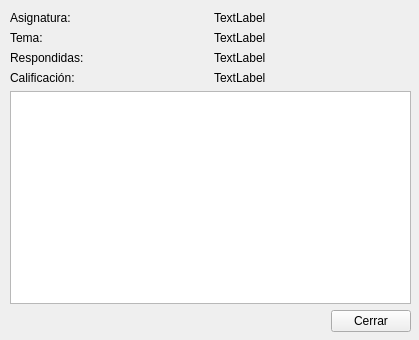
<?xml version="1.0" encoding="UTF-8"?>
<ui version="4.0">
 <class>ResulatosForm</class>
 <widget class="QWidget" name="ResulatosForm">
  <property name="geometry">
   <rect>
    <x>0</x>
    <y>0</y>
    <width>419</width>
    <height>340</height>
   </rect>
  </property>
  <property name="windowTitle">
   <string>Form</string>
  </property>
  <widget class="QWidget" name="">
   <property name="geometry">
    <rect>
     <x>10</x>
     <y>11</y>
     <width>401</width>
     <height>321</height>
    </rect>
   </property>
   <layout class="QVBoxLayout" name="verticalLayout_2">
    <item>
     <layout class="QVBoxLayout" name="verticalLayout">
      <item>
       <layout class="QHBoxLayout" name="horizontalLayout">
        <item>
         <widget class="QLabel" name="lbAsig">
          <property name="text">
           <string>Asignatura:</string>
          </property>
         </widget>
        </item>
        <item>
         <widget class="QLabel" name="eAsig">
          <property name="text">
           <string>TextLabel</string>
          </property>
         </widget>
        </item>
       </layout>
      </item>
      <item>
       <layout class="QHBoxLayout" name="horizontalLayout_2">
        <item>
         <widget class="QLabel" name="lblTema">
          <property name="text">
           <string>Tema:</string>
          </property>
         </widget>
        </item>
        <item>
         <widget class="QLabel" name="eTema">
          <property name="text">
           <string>TextLabel</string>
          </property>
         </widget>
        </item>
       </layout>
      </item>
      <item>
       <layout class="QHBoxLayout" name="horizontalLayout_3">
        <item>
         <widget class="QLabel" name="lblResp">
          <property name="text">
           <string>Respondidas:</string>
          </property>
         </widget>
        </item>
        <item>
         <widget class="QLabel" name="eResp">
          <property name="text">
           <string>TextLabel</string>
          </property>
         </widget>
        </item>
       </layout>
      </item>
      <item>
       <layout class="QHBoxLayout" name="horizontalLayout_4">
        <item>
         <widget class="QLabel" name="lblNota">
          <property name="text">
           <string>Calificación:</string>
          </property>
         </widget>
        </item>
        <item>
         <widget class="QLabel" name="eNota">
          <property name="text">
           <string>TextLabel</string>
          </property>
         </widget>
        </item>
       </layout>
      </item>
     </layout>
    </item>
    <item>
     <widget class="QTableView" name="tblResultados"/>
    </item>
    <item>
     <layout class="QHBoxLayout" name="horizontalLayout_5">
      <item>
       <spacer name="horizontalSpacer">
        <property name="orientation">
         <enum>Qt::Horizontal</enum>
        </property>
        <property name="sizeHint" stdset="0">
         <size>
          <width>298</width>
          <height>20</height>
         </size>
        </property>
       </spacer>
      </item>
      <item>
       <widget class="QPushButton" name="pushButton">
        <property name="text">
         <string>Cerrar</string>
        </property>
       </widget>
      </item>
     </layout>
    </item>
   </layout>
  </widget>
 </widget>
 <resources/>
 <connections/>
</ui>
